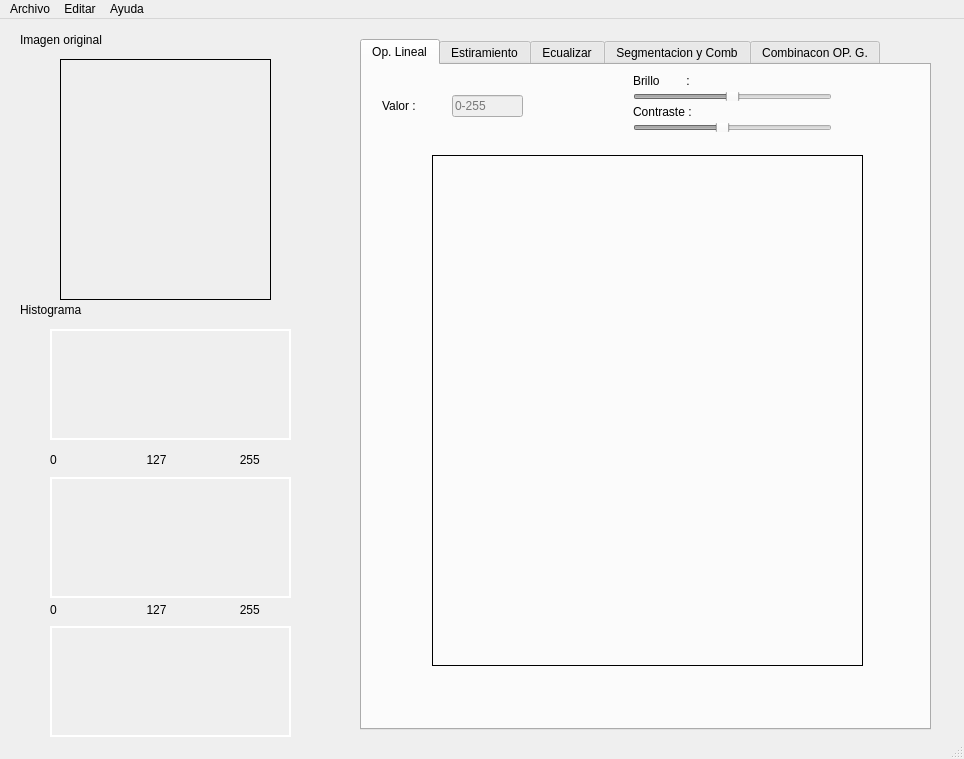
<?xml version="1.0" encoding="UTF-8"?>
<ui version="4.0">
 <class>MainWindow</class>
 <widget class="QMainWindow" name="MainWindow">
  <property name="geometry">
   <rect>
    <x>0</x>
    <y>0</y>
    <width>964</width>
    <height>759</height>
   </rect>
  </property>
  <property name="windowTitle">
   <string>MainWindow</string>
  </property>
  <widget class="QWidget" name="centralWidget">
   <widget class="QTabWidget" name="Agregar">
    <property name="enabled">
     <bool>true</bool>
    </property>
    <property name="geometry">
     <rect>
      <x>360</x>
      <y>20</y>
      <width>571</width>
      <height>691</height>
     </rect>
    </property>
    <property name="whatsThis">
     <string>&lt;html&gt;&lt;head/&gt;&lt;body&gt;&lt;p&gt;Ecualiza la imagen&lt;/p&gt;&lt;/body&gt;&lt;/html&gt;</string>
    </property>
    <property name="currentIndex">
     <number>0</number>
    </property>
    <widget class="QWidget" name="tab">
     <attribute name="title">
      <string>Op. Lineal</string>
     </attribute>
     <widget class="QLabel" name="show_lineal">
      <property name="geometry">
       <rect>
        <x>70</x>
        <y>90</y>
        <width>431</width>
        <height>511</height>
       </rect>
      </property>
      <property name="styleSheet">
       <string notr="true">border: 1px solid black</string>
      </property>
      <property name="text">
       <string/>
      </property>
     </widget>
     <widget class="QLabel" name="label_3">
      <property name="geometry">
       <rect>
        <x>20</x>
        <y>30</y>
        <width>59</width>
        <height>21</height>
       </rect>
      </property>
      <property name="text">
       <string>Valor :</string>
      </property>
     </widget>
     <widget class="QLineEdit" name="valor_opLineal">
      <property name="enabled">
       <bool>false</bool>
      </property>
      <property name="geometry">
       <rect>
        <x>90</x>
        <y>30</y>
        <width>71</width>
        <height>22</height>
       </rect>
      </property>
      <property name="maxLength">
       <number>4</number>
      </property>
      <property name="placeholderText">
       <string>0-255</string>
      </property>
     </widget>
     <widget class="QWidget" name="layoutWidget">
      <property name="geometry">
       <rect>
        <x>260</x>
        <y>0</y>
        <width>221</width>
        <height>78</height>
       </rect>
      </property>
      <layout class="QVBoxLayout" name="verticalLayout">
       <item>
        <widget class="QLabel" name="label_5">
         <property name="text">
          <string>Brillo        :</string>
         </property>
        </widget>
       </item>
       <item>
        <widget class="QSlider" name="slider_brillo">
         <property name="enabled">
          <bool>false</bool>
         </property>
         <property name="minimum">
          <number>-100</number>
         </property>
         <property name="maximum">
          <number>100</number>
         </property>
         <property name="singleStep">
          <number>1</number>
         </property>
         <property name="pageStep">
          <number>1</number>
         </property>
         <property name="value">
          <number>0</number>
         </property>
         <property name="sliderPosition">
          <number>0</number>
         </property>
         <property name="orientation">
          <enum>Qt::Horizontal</enum>
         </property>
        </widget>
       </item>
       <item>
        <widget class="QLabel" name="label_4">
         <property name="text">
          <string>Contraste :</string>
         </property>
        </widget>
       </item>
       <item>
        <widget class="QSlider" name="slider_contraste">
         <property name="enabled">
          <bool>false</bool>
         </property>
         <property name="minimum">
          <number>20</number>
         </property>
         <property name="maximum">
          <number>200</number>
         </property>
         <property name="singleStep">
          <number>1</number>
         </property>
         <property name="pageStep">
          <number>1</number>
         </property>
         <property name="value">
          <number>100</number>
         </property>
         <property name="sliderPosition">
          <number>100</number>
         </property>
         <property name="orientation">
          <enum>Qt::Horizontal</enum>
         </property>
        </widget>
       </item>
      </layout>
     </widget>
    </widget>
    <widget class="QWidget" name="tab_2">
     <attribute name="title">
      <string>Estiramiento</string>
     </attribute>
     <widget class="QLabel" name="show_estiramiento">
      <property name="geometry">
       <rect>
        <x>70</x>
        <y>70</y>
        <width>431</width>
        <height>501</height>
       </rect>
      </property>
      <property name="styleSheet">
       <string notr="true">border: 1px solid black</string>
      </property>
      <property name="text">
       <string/>
      </property>
     </widget>
     <widget class="QPushButton" name="load_img_estirar">
      <property name="enabled">
       <bool>false</bool>
      </property>
      <property name="geometry">
       <rect>
        <x>70</x>
        <y>20</y>
        <width>101</width>
        <height>21</height>
       </rect>
      </property>
      <property name="text">
       <string>Ver Imagen</string>
      </property>
     </widget>
     <widget class="QLabel" name="label_8">
      <property name="geometry">
       <rect>
        <x>60</x>
        <y>590</y>
        <width>71</width>
        <height>21</height>
       </rect>
      </property>
      <property name="text">
       <string>Valor Min :</string>
      </property>
     </widget>
     <widget class="QLabel" name="label_9">
      <property name="geometry">
       <rect>
        <x>60</x>
        <y>620</y>
        <width>71</width>
        <height>21</height>
       </rect>
      </property>
      <property name="text">
       <string>Valor Max :</string>
      </property>
     </widget>
     <widget class="QLabel" name="min_r">
      <property name="geometry">
       <rect>
        <x>170</x>
        <y>590</y>
        <width>71</width>
        <height>21</height>
       </rect>
      </property>
      <property name="layoutDirection">
       <enum>Qt::LeftToRight</enum>
      </property>
      <property name="autoFillBackground">
       <bool>false</bool>
      </property>
      <property name="styleSheet">
       <string notr="true">border: 1px solid red</string>
      </property>
      <property name="text">
       <string/>
      </property>
      <property name="alignment">
       <set>Qt::AlignCenter</set>
      </property>
     </widget>
     <widget class="QLabel" name="max_r">
      <property name="geometry">
       <rect>
        <x>170</x>
        <y>620</y>
        <width>71</width>
        <height>21</height>
       </rect>
      </property>
      <property name="styleSheet">
       <string notr="true">border: 1px solid red</string>
      </property>
      <property name="text">
       <string/>
      </property>
      <property name="alignment">
       <set>Qt::AlignCenter</set>
      </property>
     </widget>
     <widget class="QLabel" name="max_g">
      <property name="geometry">
       <rect>
        <x>270</x>
        <y>620</y>
        <width>71</width>
        <height>21</height>
       </rect>
      </property>
      <property name="styleSheet">
       <string notr="true">border: 1px solid green</string>
      </property>
      <property name="text">
       <string/>
      </property>
      <property name="alignment">
       <set>Qt::AlignCenter</set>
      </property>
     </widget>
     <widget class="QLabel" name="min_g">
      <property name="geometry">
       <rect>
        <x>270</x>
        <y>590</y>
        <width>71</width>
        <height>21</height>
       </rect>
      </property>
      <property name="styleSheet">
       <string notr="true">border: 1px solid green</string>
      </property>
      <property name="text">
       <string/>
      </property>
      <property name="alignment">
       <set>Qt::AlignCenter</set>
      </property>
     </widget>
     <widget class="QLabel" name="min_b">
      <property name="geometry">
       <rect>
        <x>370</x>
        <y>590</y>
        <width>71</width>
        <height>21</height>
       </rect>
      </property>
      <property name="styleSheet">
       <string notr="true">border: 1px solid blue</string>
      </property>
      <property name="text">
       <string/>
      </property>
      <property name="alignment">
       <set>Qt::AlignCenter</set>
      </property>
     </widget>
     <widget class="QLabel" name="max_b">
      <property name="geometry">
       <rect>
        <x>370</x>
        <y>620</y>
        <width>71</width>
        <height>21</height>
       </rect>
      </property>
      <property name="styleSheet">
       <string notr="true">border: 1px solid blue</string>
      </property>
      <property name="text">
       <string/>
      </property>
      <property name="alignment">
       <set>Qt::AlignCenter</set>
      </property>
     </widget>
     <widget class="QPushButton" name="save_img_estira">
      <property name="enabled">
       <bool>false</bool>
      </property>
      <property name="geometry">
       <rect>
        <x>390</x>
        <y>10</y>
        <width>111</width>
        <height>41</height>
       </rect>
      </property>
      <property name="text">
       <string>Guardar</string>
      </property>
     </widget>
    </widget>
    <widget class="QWidget" name="tab_3">
     <attribute name="title">
      <string>Ecualizar</string>
     </attribute>
     <widget class="QLabel" name="show_ecualizar">
      <property name="geometry">
       <rect>
        <x>70</x>
        <y>70</y>
        <width>431</width>
        <height>501</height>
       </rect>
      </property>
      <property name="styleSheet">
       <string notr="true">border: 1px solid black</string>
      </property>
      <property name="text">
       <string/>
      </property>
     </widget>
     <widget class="QPushButton" name="load_img_equalzr">
      <property name="enabled">
       <bool>false</bool>
      </property>
      <property name="geometry">
       <rect>
        <x>70</x>
        <y>20</y>
        <width>91</width>
        <height>22</height>
       </rect>
      </property>
      <property name="text">
       <string>Ver Imagen</string>
      </property>
     </widget>
     <widget class="QPushButton" name="save_img_equalzr">
      <property name="enabled">
       <bool>false</bool>
      </property>
      <property name="geometry">
       <rect>
        <x>390</x>
        <y>10</y>
        <width>111</width>
        <height>41</height>
       </rect>
      </property>
      <property name="text">
       <string>Guardar</string>
      </property>
     </widget>
    </widget>
    <widget class="QWidget" name="tab_5">
     <attribute name="title">
      <string>Segmentacion y Comb</string>
     </attribute>
     <widget class="QLabel" name="label_11">
      <property name="geometry">
       <rect>
        <x>40</x>
        <y>30</y>
        <width>101</width>
        <height>31</height>
       </rect>
      </property>
      <property name="text">
       <string>Segunda imagen</string>
      </property>
     </widget>
     <widget class="QLabel" name="show_img_seg">
      <property name="geometry">
       <rect>
        <x>40</x>
        <y>80</y>
        <width>191</width>
        <height>151</height>
       </rect>
      </property>
      <property name="styleSheet">
       <string notr="true">border: 1px solid black</string>
      </property>
      <property name="text">
       <string/>
      </property>
     </widget>
     <widget class="QLabel" name="show_seg">
      <property name="geometry">
       <rect>
        <x>40</x>
        <y>240</y>
        <width>431</width>
        <height>391</height>
       </rect>
      </property>
      <property name="styleSheet">
       <string notr="true">border: 1px solid black</string>
      </property>
      <property name="text">
       <string/>
      </property>
     </widget>
     <widget class="QPushButton" name="load_img_seg">
      <property name="enabled">
       <bool>true</bool>
      </property>
      <property name="geometry">
       <rect>
        <x>150</x>
        <y>30</y>
        <width>41</width>
        <height>22</height>
       </rect>
      </property>
      <property name="text">
       <string>abrir</string>
      </property>
     </widget>
     <widget class="QSlider" name="slider_umbral">
      <property name="enabled">
       <bool>true</bool>
      </property>
      <property name="geometry">
       <rect>
        <x>350</x>
        <y>30</y>
        <width>160</width>
        <height>16</height>
       </rect>
      </property>
      <property name="minimum">
       <number>0</number>
      </property>
      <property name="maximum">
       <number>255</number>
      </property>
      <property name="singleStep">
       <number>1</number>
      </property>
      <property name="pageStep">
       <number>1</number>
      </property>
      <property name="value">
       <number>0</number>
      </property>
      <property name="sliderPosition">
       <number>0</number>
      </property>
      <property name="orientation">
       <enum>Qt::Horizontal</enum>
      </property>
     </widget>
     <widget class="QLabel" name="label_12">
      <property name="geometry">
       <rect>
        <x>270</x>
        <y>20</y>
        <width>61</width>
        <height>31</height>
       </rect>
      </property>
      <property name="text">
       <string>Umbral</string>
      </property>
     </widget>
     <widget class="QLabel" name="view_num">
      <property name="geometry">
       <rect>
        <x>520</x>
        <y>20</y>
        <width>31</width>
        <height>31</height>
       </rect>
      </property>
      <property name="text">
       <string>0</string>
      </property>
     </widget>
     <widget class="QLabel" name="show_img_seg_umbral">
      <property name="geometry">
       <rect>
        <x>280</x>
        <y>80</y>
        <width>191</width>
        <height>151</height>
       </rect>
      </property>
      <property name="styleSheet">
       <string notr="true">border: 1px solid black</string>
      </property>
      <property name="text">
       <string/>
      </property>
     </widget>
     <zorder>label_11</zorder>
     <zorder>show_img_seg</zorder>
     <zorder>load_img_seg</zorder>
     <zorder>slider_umbral</zorder>
     <zorder>label_12</zorder>
     <zorder>show_seg</zorder>
     <zorder>view_num</zorder>
     <zorder>show_img_seg_umbral</zorder>
    </widget>
    <widget class="QWidget" name="tab_4">
     <attribute name="title">
      <string>Combinacon OP. G.</string>
     </attribute>
     <widget class="QLabel" name="label_10">
      <property name="geometry">
       <rect>
        <x>60</x>
        <y>20</y>
        <width>111</width>
        <height>31</height>
       </rect>
      </property>
      <property name="text">
       <string>Segunda imagen</string>
      </property>
     </widget>
     <widget class="QPushButton" name="load_img_comb">
      <property name="enabled">
       <bool>true</bool>
      </property>
      <property name="geometry">
       <rect>
        <x>190</x>
        <y>20</y>
        <width>41</width>
        <height>22</height>
       </rect>
      </property>
      <property name="text">
       <string>abrir</string>
      </property>
     </widget>
     <widget class="QLabel" name="show_comb">
      <property name="geometry">
       <rect>
        <x>60</x>
        <y>230</y>
        <width>431</width>
        <height>391</height>
       </rect>
      </property>
      <property name="styleSheet">
       <string notr="true">border: 1px solid black</string>
      </property>
      <property name="text">
       <string/>
      </property>
     </widget>
     <widget class="QLabel" name="show_img_comb">
      <property name="geometry">
       <rect>
        <x>60</x>
        <y>70</y>
        <width>181</width>
        <height>151</height>
       </rect>
      </property>
      <property name="styleSheet">
       <string notr="true">border: 1px solid black</string>
      </property>
      <property name="text">
       <string/>
      </property>
     </widget>
     <widget class="QSlider" name="slider_sumPond">
      <property name="enabled">
       <bool>true</bool>
      </property>
      <property name="geometry">
       <rect>
        <x>350</x>
        <y>30</y>
        <width>160</width>
        <height>16</height>
       </rect>
      </property>
      <property name="minimum">
       <number>0</number>
      </property>
      <property name="maximum">
       <number>100</number>
      </property>
      <property name="singleStep">
       <number>1</number>
      </property>
      <property name="pageStep">
       <number>1</number>
      </property>
      <property name="value">
       <number>0</number>
      </property>
      <property name="sliderPosition">
       <number>0</number>
      </property>
      <property name="orientation">
       <enum>Qt::Horizontal</enum>
      </property>
     </widget>
     <widget class="QLabel" name="label_13">
      <property name="geometry">
       <rect>
        <x>270</x>
        <y>20</y>
        <width>61</width>
        <height>31</height>
       </rect>
      </property>
      <property name="text">
       <string>Sum Pond</string>
      </property>
     </widget>
     <widget class="QSlider" name="slider_restComb">
      <property name="enabled">
       <bool>true</bool>
      </property>
      <property name="geometry">
       <rect>
        <x>350</x>
        <y>70</y>
        <width>160</width>
        <height>16</height>
       </rect>
      </property>
      <property name="minimum">
       <number>0</number>
      </property>
      <property name="maximum">
       <number>1</number>
      </property>
      <property name="singleStep">
       <number>1</number>
      </property>
      <property name="pageStep">
       <number>1</number>
      </property>
      <property name="value">
       <number>0</number>
      </property>
      <property name="sliderPosition">
       <number>0</number>
      </property>
      <property name="orientation">
       <enum>Qt::Horizontal</enum>
      </property>
     </widget>
     <widget class="QLabel" name="label_23">
      <property name="geometry">
       <rect>
        <x>270</x>
        <y>60</y>
        <width>61</width>
        <height>31</height>
       </rect>
      </property>
      <property name="text">
       <string>Resta</string>
      </property>
     </widget>
     <widget class="QLabel" name="view_num_comb">
      <property name="geometry">
       <rect>
        <x>520</x>
        <y>20</y>
        <width>31</width>
        <height>31</height>
       </rect>
      </property>
      <property name="text">
       <string>0</string>
      </property>
     </widget>
     <widget class="QLabel" name="view_num_comb_2">
      <property name="geometry">
       <rect>
        <x>330</x>
        <y>90</y>
        <width>71</width>
        <height>31</height>
       </rect>
      </property>
      <property name="text">
       <string>img1-img2</string>
      </property>
     </widget>
     <widget class="QLabel" name="view_num_comb_3">
      <property name="geometry">
       <rect>
        <x>480</x>
        <y>90</y>
        <width>71</width>
        <height>31</height>
       </rect>
      </property>
      <property name="text">
       <string>img2 - img1</string>
      </property>
     </widget>
     <widget class="QLabel" name="label_24">
      <property name="geometry">
       <rect>
        <x>270</x>
        <y>140</y>
        <width>91</width>
        <height>31</height>
       </rect>
      </property>
      <property name="text">
       <string>Producto</string>
      </property>
     </widget>
     <widget class="QPushButton" name="comb_multi">
      <property name="enabled">
       <bool>true</bool>
      </property>
      <property name="geometry">
       <rect>
        <x>370</x>
        <y>150</y>
        <width>81</width>
        <height>22</height>
       </rect>
      </property>
      <property name="text">
       <string>producto</string>
      </property>
     </widget>
     <widget class="QPushButton" name="comb_division">
      <property name="enabled">
       <bool>true</bool>
      </property>
      <property name="geometry">
       <rect>
        <x>370</x>
        <y>200</y>
        <width>81</width>
        <height>22</height>
       </rect>
      </property>
      <property name="text">
       <string>division</string>
      </property>
     </widget>
     <widget class="QLabel" name="label_25">
      <property name="geometry">
       <rect>
        <x>270</x>
        <y>190</y>
        <width>91</width>
        <height>31</height>
       </rect>
      </property>
      <property name="text">
       <string>Division</string>
      </property>
     </widget>
     <widget class="QPushButton" name="save_img_estira_2">
      <property name="enabled">
       <bool>true</bool>
      </property>
      <property name="geometry">
       <rect>
        <x>470</x>
        <y>160</y>
        <width>81</width>
        <height>41</height>
       </rect>
      </property>
      <property name="text">
       <string>Guardar</string>
      </property>
     </widget>
    </widget>
   </widget>
   <widget class="QLabel" name="show_img">
    <property name="geometry">
     <rect>
      <x>60</x>
      <y>40</y>
      <width>211</width>
      <height>241</height>
     </rect>
    </property>
    <property name="styleSheet">
     <string notr="true">border: 1px solid black</string>
    </property>
    <property name="text">
     <string/>
    </property>
    <property name="scaledContents">
     <bool>true</bool>
    </property>
   </widget>
   <widget class="QLabel" name="ui_histogramaR">
    <property name="geometry">
     <rect>
      <x>50</x>
      <y>310</y>
      <width>241</width>
      <height>111</height>
     </rect>
    </property>
    <property name="styleSheet">
     <string notr="true">border: 2px solid white</string>
    </property>
    <property name="text">
     <string/>
    </property>
   </widget>
   <widget class="QLabel" name="label">
    <property name="geometry">
     <rect>
      <x>20</x>
      <y>10</y>
      <width>151</width>
      <height>21</height>
     </rect>
    </property>
    <property name="text">
     <string>Imagen original</string>
    </property>
   </widget>
   <widget class="QLabel" name="label_2">
    <property name="geometry">
     <rect>
      <x>20</x>
      <y>280</y>
      <width>91</width>
      <height>21</height>
     </rect>
    </property>
    <property name="text">
     <string>Histograma</string>
    </property>
   </widget>
   <widget class="QLabel" name="ui_histogramaG">
    <property name="geometry">
     <rect>
      <x>50</x>
      <y>458</y>
      <width>241</width>
      <height>121</height>
     </rect>
    </property>
    <property name="styleSheet">
     <string notr="true">border: 2px solid white</string>
    </property>
    <property name="text">
     <string/>
    </property>
   </widget>
   <widget class="QLabel" name="ui_histogramaB">
    <property name="geometry">
     <rect>
      <x>50</x>
      <y>607</y>
      <width>241</width>
      <height>111</height>
     </rect>
    </property>
    <property name="styleSheet">
     <string notr="true">border: 2px solid white</string>
    </property>
    <property name="text">
     <string/>
    </property>
   </widget>
   <widget class="QLabel" name="label_6">
    <property name="geometry">
     <rect>
      <x>50</x>
      <y>430</y>
      <width>241</width>
      <height>21</height>
     </rect>
    </property>
    <property name="text">
     <string>0                           127                      255</string>
    </property>
   </widget>
   <widget class="QLabel" name="label_7">
    <property name="geometry">
     <rect>
      <x>50</x>
      <y>580</y>
      <width>241</width>
      <height>21</height>
     </rect>
    </property>
    <property name="text">
     <string>0                           127                      255</string>
    </property>
   </widget>
  </widget>
  <widget class="QMenuBar" name="menuBar">
   <property name="geometry">
    <rect>
     <x>0</x>
     <y>0</y>
     <width>964</width>
     <height>19</height>
    </rect>
   </property>
   <widget class="QMenu" name="menuAbrir">
    <property name="title">
     <string>Archivo</string>
    </property>
    <addaction name="actionAbrir"/>
    <addaction name="actionAbrir_myBMP"/>
    <addaction name="separator"/>
    <addaction name="actionGuardar"/>
    <addaction name="actionGuardar_como"/>
    <addaction name="actionCerrar"/>
    <addaction name="actionSalir"/>
   </widget>
   <widget class="QMenu" name="menuEditar">
    <property name="title">
     <string>Editar</string>
    </property>
    <addaction name="actionSumar"/>
    <addaction name="actionRestar"/>
    <addaction name="actionMultiplicar"/>
    <addaction name="actionDividir"/>
    <addaction name="separator"/>
    <addaction name="separator"/>
    <addaction name="actionEstiramiento"/>
    <addaction name="separator"/>
    <addaction name="actionEcualizar"/>
    <addaction name="separator"/>
    <addaction name="actionRestaurar"/>
   </widget>
   <widget class="QMenu" name="menuAyuda">
    <property name="title">
     <string>Ayuda</string>
    </property>
    <addaction name="actionAyuda"/>
    <addaction name="actionAcerca_de"/>
   </widget>
   <addaction name="menuAbrir"/>
   <addaction name="menuEditar"/>
   <addaction name="menuAyuda"/>
  </widget>
  <widget class="QStatusBar" name="statusBar"/>
  <action name="actionAbrir">
   <property name="text">
    <string>Abrir BMP</string>
   </property>
   <property name="shortcut">
    <string>Ctrl+O</string>
   </property>
  </action>
  <action name="actionAbrir_myBMP">
   <property name="text">
    <string>Abrir myBMP</string>
   </property>
  </action>
  <action name="actionSumar">
   <property name="text">
    <string>Sumar</string>
   </property>
   <property name="shortcut">
    <string>Ctrl++</string>
   </property>
  </action>
  <action name="actionRestar">
   <property name="text">
    <string>Restar</string>
   </property>
   <property name="shortcut">
    <string>Ctrl+-</string>
   </property>
  </action>
  <action name="actionMultiplicar">
   <property name="text">
    <string>Multiplicar</string>
   </property>
   <property name="shortcut">
    <string>Ctrl+*</string>
   </property>
  </action>
  <action name="actionDividir">
   <property name="text">
    <string>Dividir</string>
   </property>
   <property name="shortcut">
    <string>Ctrl+/</string>
   </property>
  </action>
  <action name="actionEstiramiento">
   <property name="text">
    <string>Estiramiento</string>
   </property>
  </action>
  <action name="actionGuardar">
   <property name="enabled">
    <bool>false</bool>
   </property>
   <property name="text">
    <string>Guardar</string>
   </property>
   <property name="shortcut">
    <string>Ctrl+S</string>
   </property>
  </action>
  <action name="actionGuardar_como">
   <property name="enabled">
    <bool>false</bool>
   </property>
   <property name="text">
    <string>Guardar como</string>
   </property>
   <property name="shortcut">
    <string>Ctrl+Shift+S</string>
   </property>
  </action>
  <action name="actionSalir">
   <property name="text">
    <string>Salir</string>
   </property>
   <property name="shortcut">
    <string>Ctrl+Q</string>
   </property>
  </action>
  <action name="actionAyuda">
   <property name="text">
    <string>Ayuda</string>
   </property>
  </action>
  <action name="actionCerrar">
   <property name="enabled">
    <bool>false</bool>
   </property>
   <property name="text">
    <string>Cerrar</string>
   </property>
   <property name="shortcut">
    <string>Ctrl+W</string>
   </property>
  </action>
  <action name="actionRestaurar">
   <property name="text">
    <string>Restaurar</string>
   </property>
   <property name="shortcut">
    <string>Ctrl+Z</string>
   </property>
  </action>
  <action name="actionAcerca_de">
   <property name="text">
    <string>Acerca de</string>
   </property>
  </action>
  <action name="actionEcualizar">
   <property name="text">
    <string>Ecualizar</string>
   </property>
  </action>
 </widget>
 <layoutdefault spacing="6" margin="11"/>
 <resources/>
 <connections/>
</ui>
